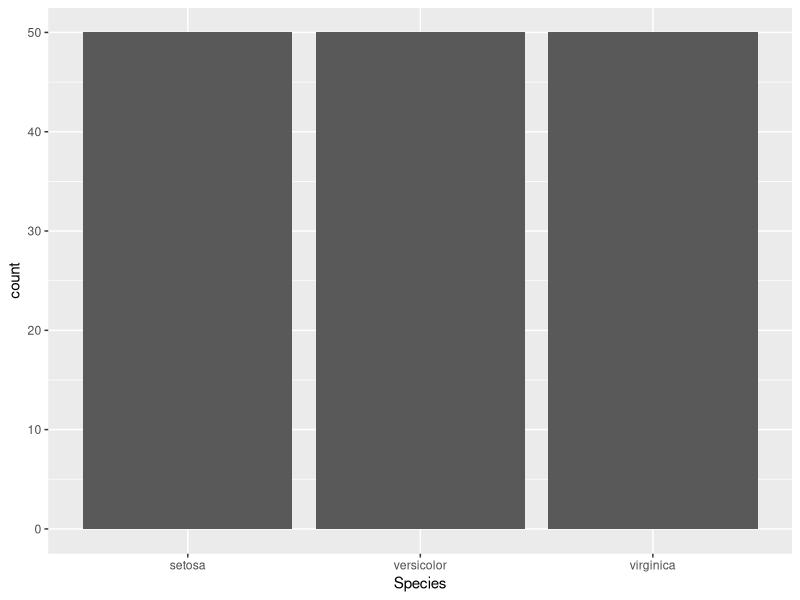

This figure's R source:
#importando pacote
library(tidyverse)

#importando base de dados
dados <- iris

#verificando o dataset
head(dados)

#comentario feito no github
dados %>% ggplot(aes(Species)) + geom_bar()
